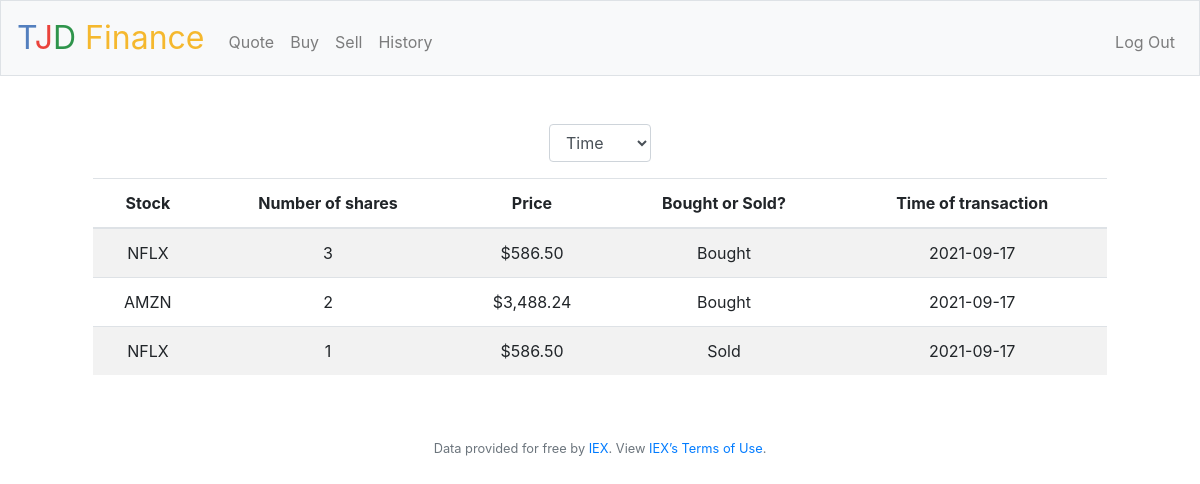
/history (signed in), run on an earlier commit of the app's database.
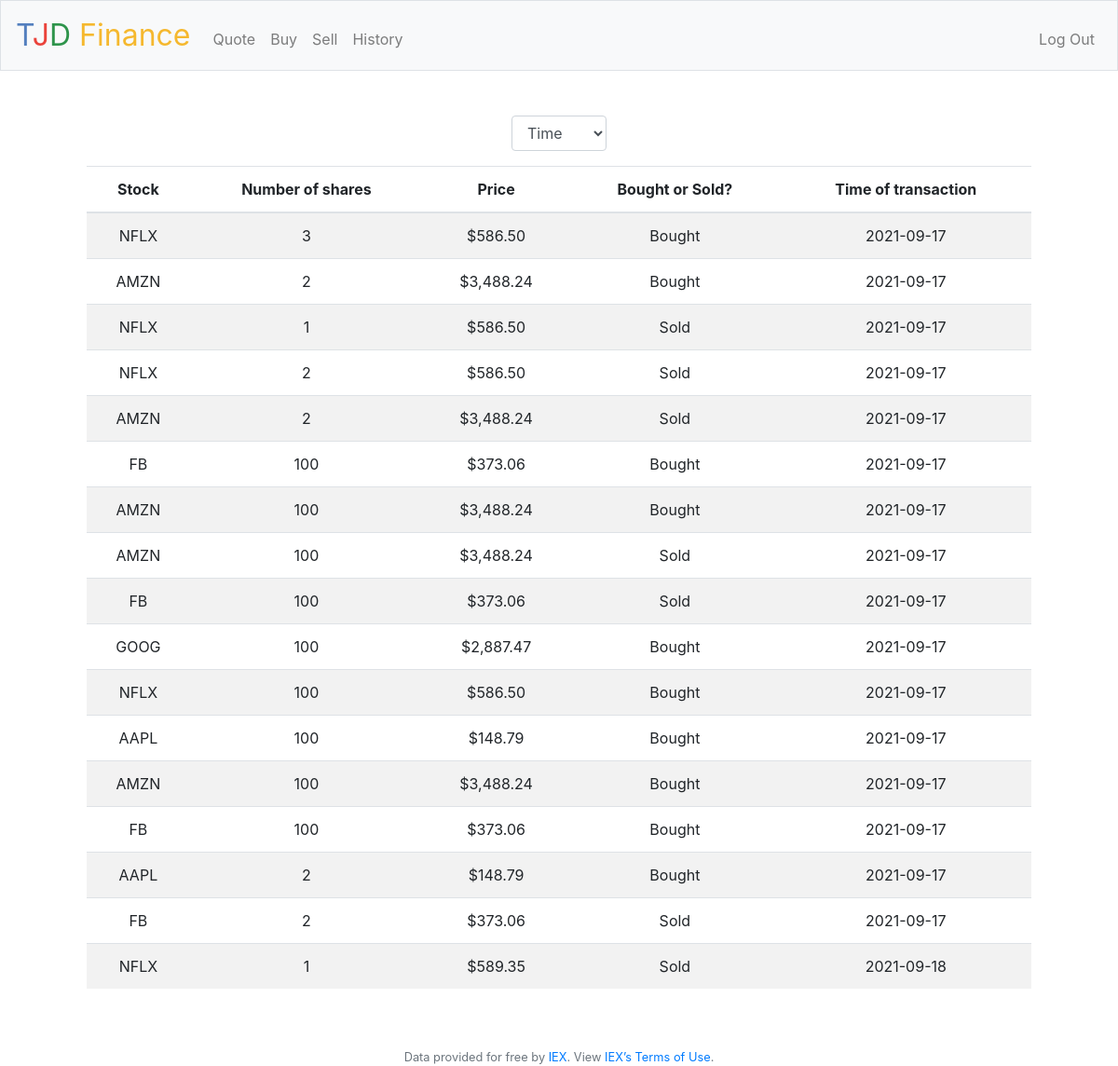
And on a later commit of the database.
### tables this page shows
CREATE TABLE purchases (
    orderID INTEGER NOT NULL,
    userID INTEGER,
    stock TEXT,
    shares int NOT NULL,
    price NUMERIC NOT NULL, type TEXT, time NUMERIC,
    PRIMARY KEY (OrderID)
    FOREIGN KEY (userID) REFERENCES users(ID)
);

### app.py (the view)
@app.route("/history")
@login_required
def history():
    user_id = session["user_id"]
    purchasehistory = db.execute("SELECT stock, shares, price, type, time FROM purchases WHERE userID = ?", user_id)
    return render_template("history.html", purchasehistory=purchasehistory)

### app.py (called while the page is built)
@app.after_request
def after_request(response):
    response.headers["Cache-Control"] = "no-cache, no-store, must-revalidate"
    response.headers["Expires"] = 0
    response.headers["Pragma"] = "no-cache"
    return response

### helpers.py (called while the page is built)
def login_required(f):
    @wraps(f)
    def decorated_function(*args, **kwargs):
        if session.get("user_id") is None:
            return redirect("/login")
        return f(*args, **kwargs)
    return decorated_function

def usd(value):
    return f"${value:,.2f}"

### templates/history.html (shortened to what this page needs)
{% extends "layout.html" %}
{% block main %}
<div class="container">
    <form action="/historysort" method="post">
        <div class="form-group">
            <select class="form-control" name="choice" placeholder="Sort By" onchange="choice.form.submit()">
                <option value="time">Time</option>
            </select>
        </div>
    <table class="table table-striped">
        <thead>
            <tr>
                <th>Stock</th>
                <th>Number of shares</th>
                <th>Price</th>
                <th>Bought or Sold?</th>
                <th>Time of transaction</th>
            </tr>
        </thead>
        <tbody>
        {% for stock in purchasehistory %}
                <tr>
                    <td> {{ stock.stock }} </td>
                    <td> {{ stock.shares  }} </td>
                    <td> {{ stock.price | usd }} </td>
                    <td> {{ stock.type }} </td>
                    <td> {{ stock.time }} </td>
                </tr>
        {% endfor %}
        </tbody>
    </table>
</div>
{% endblock %}

### templates/layout.html (shortened to what this page needs)
<!DOCTYPE html>
<html lang="en">
    <head>
        <link rel="stylesheet" href="https://cdn.jsdelivr.net/npm/bootstrap@4.5.3/dist/css/bootstrap.min.css">
        <link href="/static/styles.css" rel="stylesheet">
    </head>
    <body>
        <nav class="navbar navbar-expand-md navbar-light bg-light border">
            <a class="navbar-brand" href="/"><span class="blue">T</span><span class="red">J<span class="green">D </span><span class="yellow">Finance</span></a>
            <div class="collapse navbar-collapse" id="navbar">
                {% if session.user_id %}
                    <ul class="navbar-nav mr-auto mt-2">
                        <li class="nav-item"><a class="nav-link" href="/quote">Quote</a></li>
                        <li class="nav-item"><a class="nav-link" href="/buy">Buy</a></li>
                        <li class="nav-item"><a class="nav-link" href="/sell">Sell</a></li>
                        <li class="nav-item"><a class="nav-link" href="/history">History</a></li>
                    </ul>
                    <ul class="navbar-nav ml-auto mt-2">
                        <li class="nav-item"><a class="nav-link" href="/logout">Log Out</a></li>
                    </ul>
                {% else %}
                    <ul class="navbar-nav ml-auto mt-2">
                        <li class="nav-item"><a class="nav-link" href="/register">Register</a></li>
                        <li class="nav-item"><a class="nav-link" href="/login">Log In</a></li>
                    </ul>
                {% endif %}
            </div>
        </nav>
        <main class="container p-5">
            {% block main %}{% endblock %}
        </main>
        <footer class="small text-center text-muted">
            Data provided for free by <a href="https://iextrading.com/developer">IEX</a>. View <a href="https://iextrading.com/api-exhibit-a/">IEX’s Terms of Use</a>.
        </footer>
    </body>
</html>

### static/styles.css (style rules this page uses)
nav .navbar-brand { font-size: xx-large; }
nav .navbar-brand .blue { color: #537fbe; }
nav .navbar-brand .red { color: #ea433b; }
nav .navbar-brand .yellow { color: #f5b82e; }
nav .navbar-brand .green { color: #2e944b; }
main .form-control { display: inline-block; width: auto; }
main { overflow-x: auto; text-align: center; }

What changed in the data, as far as the page shows it:
added purchases: stock "NFLX", shares "2", price "$586.50", type "Sold", time "2021-09-17"
added purchases: stock "AMZN", shares "2", price "$3,488.24", type "Sold", time "2021-09-17"
added purchases: stock "FB", shares "100", price "$373.06", type "Bought", time "2021-09-17"
added purchases: stock "AMZN", shares "100", price "$3,488.24", type "Bought", time "2021-09-17"
added purchases: stock "AMZN", shares "100", price "$3,488.24", type "Sold", time "2021-09-17"
added purchases: stock "FB", shares "100", price "$373.06", type "Sold", time "2021-09-17"
added purchases: stock "GOOG", shares "100", price "$2,887.47", type "Bought", time "2021-09-17"
added purchases: stock "NFLX", shares "100", price "$586.50", type "Bought", time "2021-09-17"
added purchases: stock "AAPL", shares "100", price "$148.79", type "Bought", time "2021-09-17"
added purchases: stock "AMZN", shares "100", price "$3,488.24", type "Bought", time "2021-09-17"
added purchases: stock "FB", shares "100", price "$373.06", type "Bought", time "2021-09-17"
added purchases: stock "AAPL", shares "2", price "$148.79", type "Bought", time "2021-09-17"
added purchases: stock "FB", shares "2", price "$373.06", type "Sold", time "2021-09-17"
added purchases: stock "NFLX", shares "1", price "$589.35", type "Sold", time "2021-09-18"
